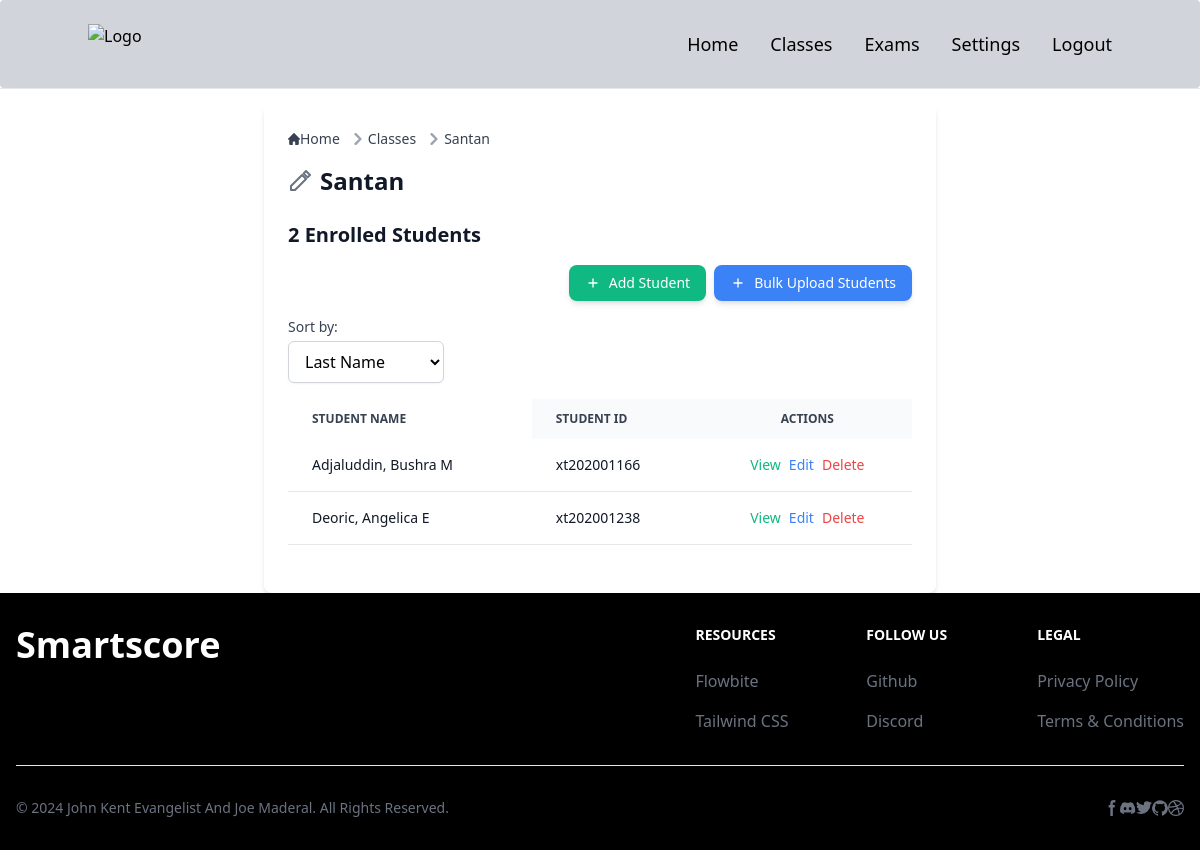
The app's page /classes/3/ (signed in), older data.
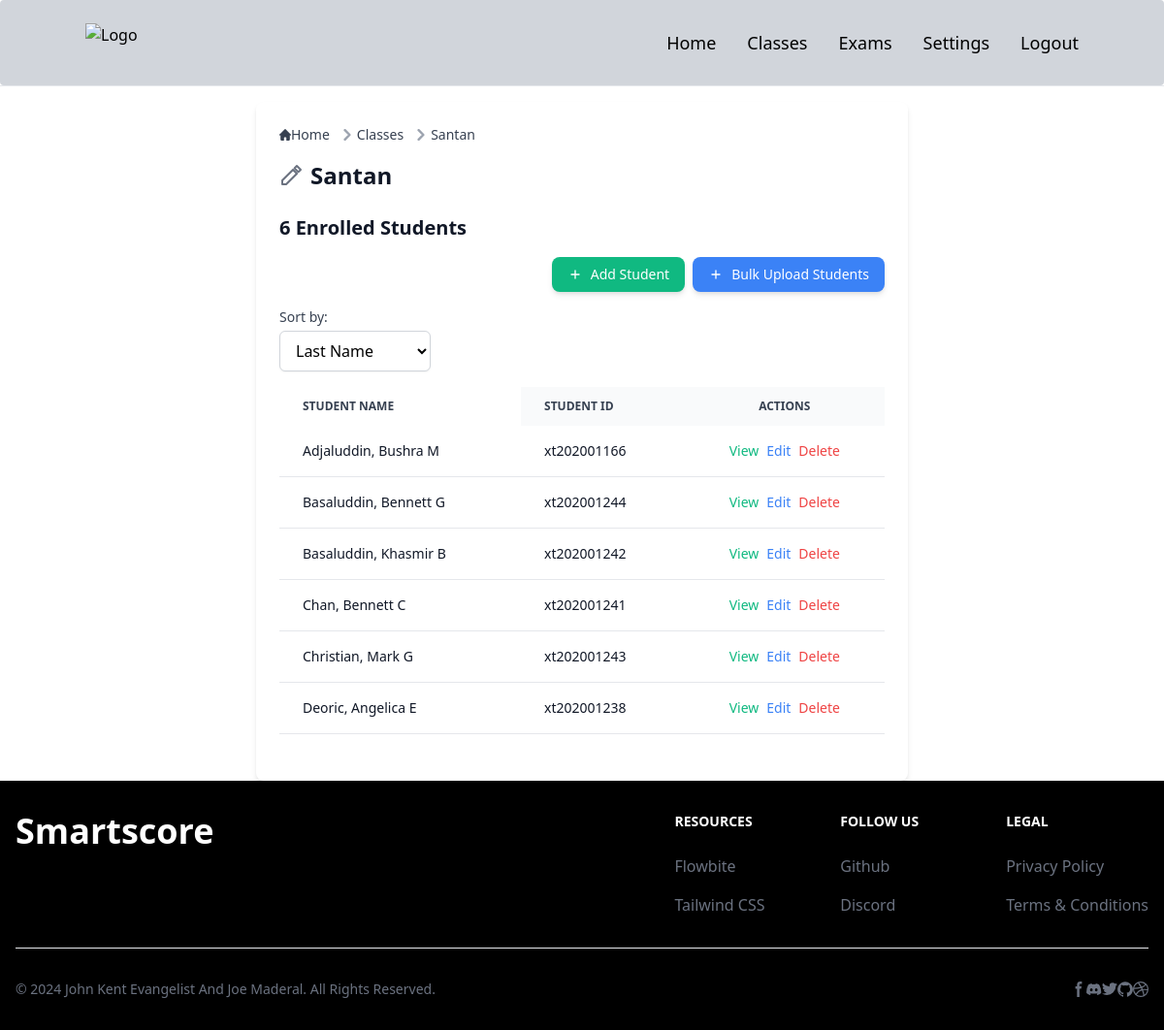
The same page, newer data.
### smartscoreapp/models.py (models this page shows, shortened)
class Class(models.Model):
    name = models.CharField(max_length=100)
    description = models.TextField(blank=True)
    user = models.ForeignKey(settings.AUTH_USER_MODEL, on_delete=models.CASCADE)

class Student(models.Model):
    first_name = models.CharField(max_length=50)
    last_name = models.CharField(max_length=50)
    middle_initial = models.CharField(max_length=1, blank=True)
    student_id = models.CharField(max_length=12, blank=True)  # Not unique
    assigned_class = models.ForeignKey(Class, on_delete=models.CASCADE, related_name='students', null=False)
    short_id = models.CharField(max_length=8, editable=False, null=True, blank=True)
    class Meta:
        unique_together = ('first_name', 'last_name', 'middle_initial', 'assigned_class', 'short_id')

### smartscoreapp/views.py (the view)
# urls.py: path('classes/<int:class_id>/', class_detail_view, name='class_detail'),
@login_required
def class_detail_view(request, class_id):
    user_instance = request.user
    class_instance = get_object_or_404(Class, id=class_id)
    if class_instance.user != user_instance:
        raise PermissionDenied("You are not authorized to view this class.")
    sort_by = request.GET.get('sort_by', 'last_name')
    students = Student.objects.filter(assigned_class=class_instance).exclude(assigned_class=None)
    if sort_by == 'first_name':
        students = students.order_by('first_name', 'last_name')
    elif sort_by == 'most_recent':
        students = students.order_by('-id')
    else:
        students = students.order_by('last_name', 'first_name')
    if request.method == 'POST':
        form = StudentForm(request.POST)
        if form.is_valid():
            student = form.save(commit=False)
            student.assigned_class = class_instance
            try:
                student.save()
                messages.success(request, 'Student added successfully!')
                return redirect('class_detail', class_id=class_id)
            except Exception as e:
                messages.error(request, f"Error saving student: {e}")
        else:
            messages.error(request, 'Please correct the errors below.')
    else:
        form = StudentForm()
    context = {
        'class': class_instance,
        'students': students,
        'form': form,
        'sort_by': sort_by,
    }
    return render(request, 'class_detail.html', context)

### smartscoreapp/forms.py (shortened to what this page needs)
class StudentForm(forms.ModelForm):
    class Meta:
        model = Student
        fields = ['first_name', 'last_name', 'middle_initial', 'student_id']
    def __init__(self, *args, **kwargs):
        class_instance = kwargs.pop('assigned_class', None)
        super(StudentForm, self).__init__(*args, **kwargs)
        if class_instance:
            self.instance.assigned_class = class_instance

### templates/classes/class_detail.html (shortened to what this page needs)
{% extends "base.html" %}
{% block content %}
<div class="max-w-2xl mx-auto p-6 bg-white shadow-md rounded-lg">
<nav class="flex mb-4" aria-label="Breadcrumb">
  <ol class="inline-flex items-center space-x-1 md:space-x-2 rtl:space-x-reverse">
    <li class="inline-flex items-center">
      <a href="{% url 'index' %}" class="inline-flex items-center text-sm font-medium text-gray-700 hover:text-blue-600 dark:text-gray-400 dark:hover:text-white">
        Home
      </a>
    </li>
    <li class="flex items-center">
      <svg class="rtl:rotate-180 w-3 h-3 text-gray-400 mx-1" aria-hidden="true" xmlns="http://www.w3.org/2000/svg" fill="none" viewBox="0 0 6 10">
        <path stroke="currentColor" stroke-linecap="round" stroke-linejoin="round" stroke-width="2" d="m1 9 4-4-4-4"/>
      </svg>
      <a href="{% url 'classes' %}" class="text-sm font-medium text-gray-700 hover:text-blue-600 dark:text-gray-400 dark:hover:text-white">Classes</a>
    </li>
    <li class="flex items-center">
      <svg class="rtl:rotate-180 w-3 h-3 text-gray-400 mx-1" aria-hidden="true" xmlns="http://www.w3.org/2000/svg" fill="none" viewBox="0 0 6 10">
        <path stroke="currentColor" stroke-linecap="round" stroke-linejoin="round" stroke-width="2" d="m1 9 4-4-4-4"/>
      </svg>
      <span class="text-sm font-medium text-gray-700 dark:text-gray-400">{{ class.name }}</span>
    </li>
  </ol>
</nav>
<div class="mb-6 flex items-center">
  <h1 class="text-2xl font-semibold text-gray-900 dark:text-white cursor-pointer" onclick="openUpdateClassModal()">{{ class.name }}</h1>
</div>
<h2 class="text-xl font-semibold text-gray-900 dark:text-white mb-4">
  {{ students.count }} Enrolled Students
</h2>
<div class="mb-4 flex space-x-2 justify-end">
  <button
    data-modal-target="add-student-modal-{{ class.id }}"
    data-modal-toggle="add-student-modal-{{ class.id }}"
    class="flex items-center text-sm text-white bg-green-500 hover:bg-green-600 px-4 py-2 rounded-lg shadow-md transition duration-200 transform hover:scale-105 focus:outline-none focus:ring-2 focus:ring-green-300 focus:ring-opacity-50">
    <svg class="w-4 h-4 mr-2" fill="none" stroke="currentColor" viewBox="0 0 24 24" xmlns="http://www.w3.org/2000/svg">
      <path stroke-linecap="round" stroke-linejoin="round" stroke-width="2" d="M12 6v6m0 0v6m0-6h6m-6 0H6"></path>
    </svg>
    Add Student
  </button>
  <button class="flex items-center text-sm text-white bg-blue-500 hover:bg-blue-600 px-4 py-2 rounded-lg shadow-md transition duration-200 transform hover:scale-105 focus:outline-none focus:ring-2 focus:ring-blue-300 focus:ring-opacity-50" onclick="openBulkUploadModal()">
    <svg class="w-4 h-4 mr-2" fill="none" stroke="currentColor" viewBox="0 0 24 24" xmlns="http://www.w3.org/2000/svg">
      <path stroke-linecap="round" stroke-linejoin="round" stroke-width="2" d="M12 6v6m0 0v6m0-6h6m-6 0H6"></path>
    </svg>
    Bulk Upload Students
  </button>
</div>
<div class="mb-4">
  <label for="sort-by" class="block text-sm font-medium text-gray-700 dark:text-gray-300">Sort by:</label>
  <select id="sort-by" name="sort_by" class="mt-1 block w-1/4 px-3 py-2 border border-gray-300 bg-white dark:bg-gray-700 dark:border-gray-600 rounded-md shadow-sm focus:outline-none focus:ring-blue-500 focus:border-blue-500 dark:text-gray-300"
    onchange="location = this.value;">
    <option value="?sort_by=last_name" {% if sort_by == 'last_name' %}selected{% endif %}>Last Name</option>
  </select>
</div>
<div class="relative overflow-x-auto mb-6">
  <table class="min-w-full text-sm text-left rtl:text-right text-gray-500 dark:text-gray-400">
    <thead class="text-xs text-gray-700 uppercase bg-gray-50 dark:bg-gray-700 dark:text-gray-400">
      <tr>
        <th scope="col" class="px-6 py-3 sticky left-0 bg-white dark:bg-gray-800 z-10">
          Student Name
        </th>
        <th scope="col" class="px-6 py-3">Student ID</th>
        <th scope="col" class="px-6 py-3 text-center">Actions</th>
      </tr>
    </thead>
    <tbody>
      {% for student in students %}
      <tr class="bg-white border-b dark:bg-gray-800 dark:border-gray-700">
        <td class="px-6 py-4 font-medium text-gray-900 dark:text-white sticky left-0 bg-white dark:bg-gray-800">
            {{ student.last_name }}, {{ student.first_name }} {{ student.middle_initial }}
        </td>
        <td class="px-6 py-4 text-gray-900 dark:text-white">{{ student.student_id }}</td>
        <td class="px-6 py-4 text-center flex justify-center space-x-2">
            <a href="{% url 'student_test_papers' student.id %}" class="text-green-500 hover:text-green-600 dark:text-green-400 dark:hover:text-green-500">View</a>
            <button class="text-blue-500 hover:text-blue-600 dark:text-blue-400 dark:hover:text-blue-500"
    onclick="openEditModal('{{ student.student_id }}', '{{ student.first_name }}', '{{ student.middle_initial }}', '{{ student.last_name }}', '{{ class.id }}')">Edit</button>
<button
    type="button"
    onclick="openDeleteModal('{{ student.student_id }}', '{{ student.first_name }} {{ student.last_name }}', '{{ class.id }}')"
    class="text-red-500 hover:text-red-600">
    Delete
</button>
        </td>
    </tr>
      {% empty %}
        <tr class="bg-white border-b dark:bg-gray-800 dark:border-gray-700">
          <td colspan="3" class="px-6 py-4 text-center text-gray-500 dark:text-gray-400">No students enrolled yet.</td>
        </tr>
      {% endfor %}
    </tbody>
  </table>
</div>
</div>
</div>
{% endblock %}

### templates/base.html (shortened to what this page needs)
{% load static %}
<!DOCTYPE html>
<html lang="en">
<head>
    <link href="https://cdnjs.cloudflare.com/ajax/libs/tailwindcss/2.2.19/tailwind.min.css" rel="stylesheet">
    <link href="{% static 'src/output.css' %}" rel="stylesheet">
</head>
<body class="flex flex-col min-h-screen">
    {% include 'navbar.html' %}
    <hr>
    <div class="flex-grow container mx-auto mt-4">
        <div>
            {% block content %}
            {% endblock %}
        </div>
    {% include 'footer.html' %}
</body>
</html>

### templates/settings/navbar.html (shortened to what this page needs)
{% load static %}
<nav class="bg-gray-300 border-gray-200 px-2 sm:px-4 py-6 rounded dark:bg-gray-500">
    <div class="container flex flex-wrap items-center justify-between mx-auto">
        <a href="{% url 'index' %}" class="flex items-center">
            <img src="{% static 'src/img/\Smartscore_logo.png' %}" class="h-10 w-30" id="sphinx-landing" alt="Logo" />
        </a>
        <div class="hidden w-full md:block md:w-auto" id="mobile-menu">
            <ul class="flex flex-col mt-4 md:flex-row md:space-x-8 md:mt-0 md:text-sm md:font-medium">
                <li>
                    <a href="{% url 'index' %}" class="block py-2 pl-3 pr-4 text-lg {% if request.path == '/' %}text-blue-700{% else %}text-black{% endif %}border-b border-gray-100 hover:bg-gray-50 md:hover:bg-transparent md:border-0 md:hover:text-blue-600 md:p-0 dark:text-gray-400 md:dark:hover:text-white dark:hover:bg-gray-700 dark:hover:text-white md:dark:hover:bg-transparent dark:border-gray-700">Home</a>
                </li>
                {% if user.is_authenticated %}
                <li>
                    <a href="{% url 'classes' %}" class="block py-2 pl-3 pr-4 text-lg {% if request.path == '/classes/' %}text-blue-700{% else %}text-black{% endif %} border-b border-gray-100 hover:bg-gray-50 md:hover:bg-transparent md:border-0 md:hover:text-blue-600 md:p-0 dark:text-gray-400 md:dark:hover:text-white dark:hover:bg-gray-700 dark:hover:text-white md:dark:hover:bg-transparent dark:border-gray-700">Classes</a>
                </li>
                <li>
                    <a href="{% url 'exams' %}" class="block py-2 pl-3 pr-4 text-lg {% if request.path == '/exams/' %}text-blue-700{% else %}text-black{% endif %} border-b border-gray-100 hover:bg-gray-50 md:hover:bg-transparent md:border-0 md:hover:text-blue-600 md:p-0 dark:text-gray-400 md:dark:hover:text-white dark:hover:bg-gray-700 dark:hover:text-white md:dark:hover:bg-transparent dark:border-gray-700">Exams</a>
                </li>
                <li>
                    <a href="{% url 'settings' %}" class="block py-2 pl-3 pr-4 text-lg {% if request.path == '/settings/' %}text-blue-700{% else %}text-black{% endif %} border-b border-gray-100 hover:bg-gray-50 md:hover:bg-transparent md:border-0 md:hover:text-blue-600 md:p-0 dark:text-gray-400 md:dark:hover:text-white dark:hover:bg-gray-700 dark:hover:text-white md:dark:hover:bg-transparent dark:border-gray-700">Settings</a>
                </li>
                <li>
                    <a href="{% url 'logout' %}" class="block py-2 pl-3 pr-4 text-lg text-black hover:bg-gray-50 md:hover:bg-transparent md:border-0 md:hover:text-blue-600 md:p-0 dark:text-gray-400 md:dark:hover:text-white dark:hover:bg-gray-700 dark:hover:text-white md:dark:hover:bg-transparent">Logout</a>
                </li>
                {% else %}
                <li>
                    <a href="{% url 'login' %}" class="block py-2 pl-3 pr-4 text-lg text-black hover:bg-gray-50 md:hover:bg-transparent md:border-0 md:hover:text-blue-600 md:p-0 dark:text-gray-400 md:dark:hover:text-white dark:hover:bg-gray-700 dark:hover:text-white md:dark:hover:bg-transparent">Login</a>
                </li>
                {% endif %}
            </ul>
        </div>
    </div>
</nav>

### templates/settings/footer.html (shortened to what this page needs)
{% load static %}
<footer class="bg-black dark:bg-black-900">
    <div class="mx-auto w-full max-w-screen-xl p-4 py-6 lg:py-8">
        <div class="md:flex md:justify-between">
          <div class="mb-6 md:mb-0">
              <a href="#" class="flex items-center">
                  <h1 class="self-center text-4xl font-semibold whitespace-nowrap text-white">Smartscore</h1>
              </a>
          </div>
          <div class="grid grid-cols-2 gap-8 sm:gap-6 sm:grid-cols-3">
              <div>
                  <h2 class="mb-6 text-sm font-semibold uppercase text-white">Resources</h2>
                  <ul class="text-gray-500 dark:text-gray-400 font-medium">
                      <li class="mb-4">
                          <a href="#" class="hover:underline">Flowbite</a>
                      </li>
                      <li>
                          <a href="#" class="hover:underline">Tailwind CSS</a>
                      </li>
                  </ul>
              </div>
              <div>
                  <h2 class="mb-6 text-sm font-semibold uppercase text-white">Follow us</h2>
                  <ul class="text-gray-500 dark:text-gray-400 font-medium">
                      <li class="mb-4">
                          <a href="https://github.com" class="hover:underline ">Github</a>
                      </li>
                      <li>
                          <a href="https://discord.gg" class="hover:underline">Discord</a>
                      </li>
                  </ul>
              </div>
              <div>
                  <h2 class="mb-6 text-sm font-semibold uppercase text-white">Legal</h2>
                  <ul class="text-gray-500 dark:text-gray-400 font-medium">
                      <li class="mb-4">
                          <a href="#" class="hover:underline">Privacy Policy</a>
                      </li>
                      <li>
                          <a href="#" class="hover:underline">Terms &amp; Conditions</a>
                      </li>
                  </ul>
              </div>
          </div>
      </div>
      <hr class="my-6 border-gray-200 sm:mx-auto dark:border-gray-700 lg:my-8" />
      <div class="sm:flex sm:items-center sm:justify-between">
          <span class="text-sm text-gray-500 sm:text-center dark:text-gray-400">© 2024 <a href="https://flowbite.com/" class="hover:underline">John Kent Evangelist And Joe Maderal</a>. All Rights Reserved.
          </span>
          <div class="flex mt-4 sm:justify-center sm:mt-0">
              <a href="#" class="text-gray-500 hover:text-white dark:hover:text-white">
                  <svg class="w-4 h-4" aria-hidden="true" xmlns="http://www.w3.org/2000/svg" fill="currentColor" viewBox="0 0 8 19">
                        <path fill-rule="evenodd" d="M6.135 3H8V0H6.135a4.147 4.147 0 0 0-4.142 4.142V6H0v3h2v9.938h3V9h2.021l.592-3H5V3.591A.6.6 0 0 1 5.592 3h.543Z" clip-rule="evenodd"/>
                    </svg>
              </a>
              <a href="#" class="text-gray-500 hover:text-white dark:hover:text-white ms-5">
              </a>
              <a href="#" class="text-gray-500 hover:text-white dark:hover:text-white ms-5">
              </a>
              <a href="#" class="text-gray-500 hover:text-white dark:hover:text-white ms-5">
              </a>
              <a href="#" class="text-gray-500 hover:text-white dark:hover:text-white ms-5">
              </a>
          </div>
      </div>
    </div>
</footer>

Row changes from the older to the newer data that the page shows:
added Student: last_name "Basaluddin", first_name "Bennett", middle_initial "G", student_id "xt202001244"
added Student: last_name "Basaluddin", first_name "Khasmir", middle_initial "B", student_id "xt202001242"
added Student: last_name "Chan", first_name "Bennett", middle_initial "C", student_id "xt202001241"
added Student: last_name "Christian", first_name "Mark", middle_initial "G", student_id "xt202001243"
Text that changed along with them:
{{ students.count }}: "2" → "6"
